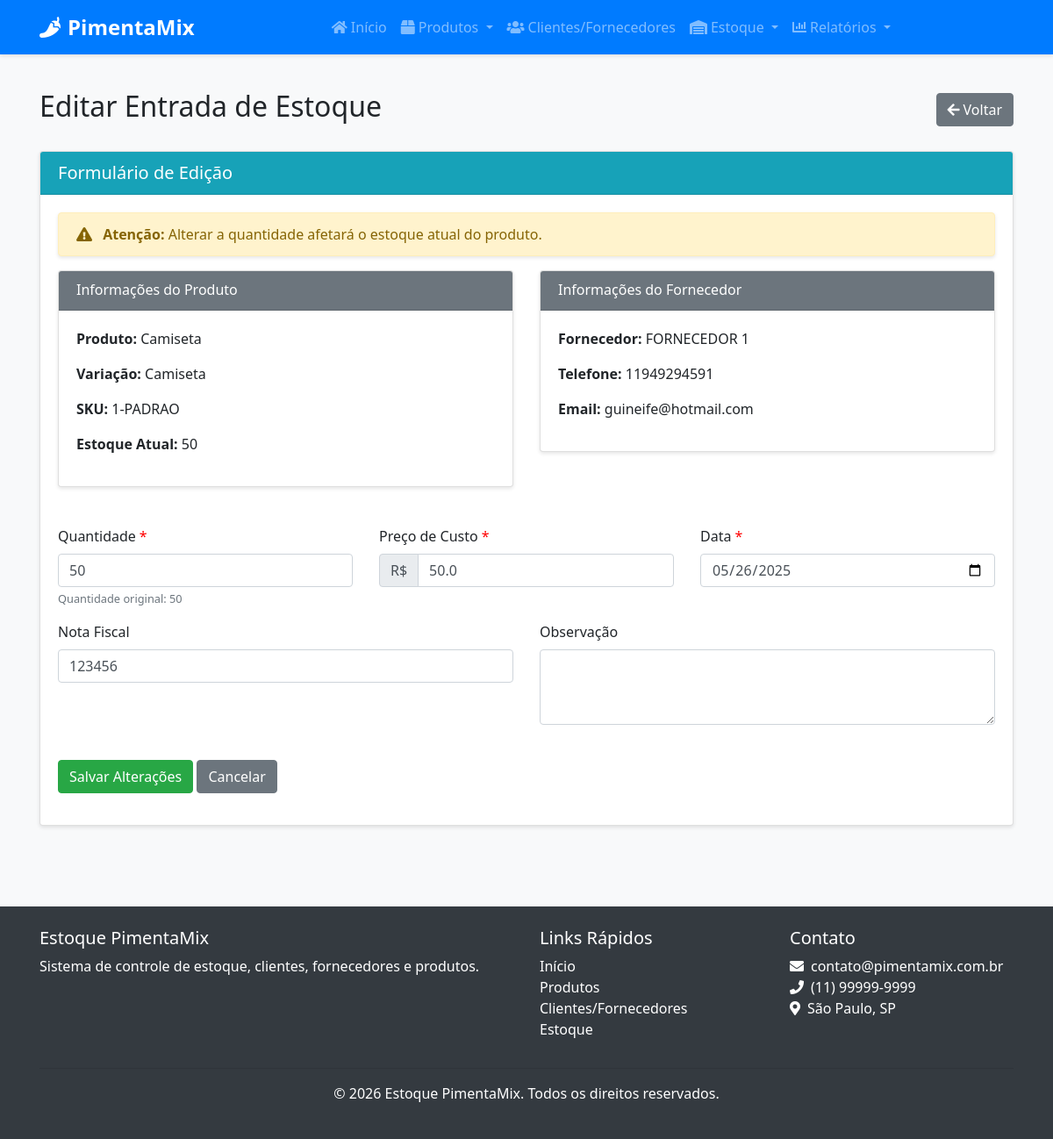
The page /estoque/entradas/1/editar on the database its author committed.
### src/models/produto.py (models this page shows, shortened)
class Produto(db.Model):
    __tablename__ = 'produto'
    id = db.Column(db.Integer, primary_key=True)
    nome = db.Column(db.String(100), nullable=False)
    descricao = db.Column(db.Text, nullable=True)
    sku_base = db.Column(db.String(50), nullable=True, unique=True)
    isbn = db.Column(db.String(20), nullable=True)
    categoria_id = db.Column(db.Integer, db.ForeignKey('categoria.id'), nullable=False)
    fornecedor_id = db.Column(db.Integer, db.ForeignKey('cliente_fornecedor.id'), nullable=True)
    data_cadastro = db.Column(db.DateTime, default=datetime.utcnow)
    variacoes = db.relationship('ProdutoVariacao', backref='produto', lazy=True, cascade="all, delete-orphan")

class ProdutoVariacao(db.Model):
    __tablename__ = 'produto_variacao'
    id = db.Column(db.Integer, primary_key=True)
    produto_id = db.Column(db.Integer, db.ForeignKey('produto.id'), nullable=False)
    nome = db.Column(db.String(100), nullable=False)
    sku = db.Column(db.String(50), nullable=False, unique=True)
    preco_venda = db.Column(db.Float, nullable=False)
    quantidade_atual = db.Column(db.Integer, default=0)
    estoque_minimo = db.Column(db.Integer, default=5)
    eh_padrao = db.Column(db.Boolean, default=False)  # Novo campo para identificar variação padrão
    atributos_valores = db.relationship('AtributoValor', secondary=produto_variacao_atributo_valor,
                                       backref=db.backref('variacoes', lazy=True))
    entradas = db.relationship('EntradaEstoque', backref='variacao', lazy=True)
    saidas = db.relationship('SaidaEstoque', backref='variacao', lazy=True)

### src/models/cliente_fornecedor.py (models this page shows, shortened)
class ClienteFornecedor(db.Model):
    __tablename__ = 'cliente_fornecedor'
    id = db.Column(db.Integer, primary_key=True)
    nome = db.Column(db.String(100), nullable=False)
    razao_social = db.Column(db.String(100), nullable=True)
    nome_fantasia = db.Column(db.String(100), nullable=True)
    cpf_cnpj = db.Column(db.String(20), nullable=True, unique=True)
    email = db.Column(db.String(100), nullable=False)
    telefone = db.Column(db.String(20), nullable=False)
    endereco = db.Column(db.Text, nullable=True)
    observacoes = db.Column(db.Text, nullable=True)
    eh_cliente = db.Column(db.Boolean, default=False)
    eh_fornecedor = db.Column(db.Boolean, default=False)
    data_cadastro = db.Column(db.DateTime, default=datetime.utcnow)
    responsaveis = db.relationship('Responsavel', backref='cliente_fornecedor', lazy=True, cascade="all, delete-orphan")
    contatos = db.relationship('Contato', backref='cliente_fornecedor', lazy=True, cascade="all, delete-orphan")
    produtos_fornecidos = db.relationship('Produto', backref='fornecedor', lazy=True)
    entradas_estoque = db.relationship('EntradaEstoque', backref='fornecedor', lazy=True)
    saidas_estoque = db.relationship('SaidaEstoque', backref='cliente', lazy=True)

### src/models/estoque.py (models this page shows, shortened)
class EntradaEstoque(db.Model):
    __tablename__ = 'entrada_estoque'
    id = db.Column(db.Integer, primary_key=True)
    variacao_id = db.Column(db.Integer, db.ForeignKey('produto_variacao.id'), nullable=False)
    quantidade = db.Column(db.Integer, nullable=False)
    preco_custo = db.Column(db.Float, nullable=False)
    data = db.Column(db.DateTime, default=datetime.utcnow)
    fornecedor_id = db.Column(db.Integer, db.ForeignKey('cliente_fornecedor.id'), nullable=True)
    nota_fiscal = db.Column(db.String(50), nullable=True)
    observacao = db.Column(db.Text, nullable=True)

### src/routes/estoque.py (the view, shortened to what this page needs)
@estoque_bp.route('/entradas/<int:id>/editar', methods=['GET', 'POST'])
def editar_entrada(id):
    entrada = EntradaEstoque.query.get_or_404(id)
    form = EntradaEstoqueEditForm(obj=entrada)
    return render_template('estoque/entrada_edit_form.html', form=form, entrada=entrada)

### src/routes/estoque.py
class EntradaEstoqueEditForm(FlaskForm):
    id = HiddenField('ID')
    quantidade = IntegerField('Quantidade', validators=[DataRequired(message='Quantidade é obrigatória'), NumberRange(min=1, message='Quantidade deve ser maior que zero')])
    preco_custo = FloatField('Preço de Custo', validators=[DataRequired(message='Preço de custo é obrigatório'), NumberRange(min=0, message='Preço deve ser maior ou igual a zero')])
    data = DateField('Data', validators=[DataRequired(message='Data é obrigatória')])
    nota_fiscal = StringField('Nota Fiscal', validators=[Optional()])
    observacao = TextAreaField('Observação', validators=[Optional()])
    submit = SubmitField('Salvar Alterações')

### src/templates/estoque/entrada_edit_form.html (shortened to what this page needs)
{% extends "base.html" %}
{% block content %}
<div class="container">
    <div class="d-flex justify-content-between align-items-center mb-4">
        <h2>Editar Entrada de Estoque</h2>
        <a href="{{ url_for('estoque.entradas') }}" class="btn btn-secondary">
            <i class="fas fa-arrow-left mr-1"></i>Voltar
        </a>
    </div>
    <div class="card">
        <div class="card-header bg-info text-white">
            <h5 class="mb-0">Formulário de Edição</h5>
        </div>
        <div class="card-body">
            <div class="alert alert-warning">
                <i class="fas fa-exclamation-triangle mr-2"></i>
                <strong>Atenção:</strong> Alterar a quantidade afetará o estoque atual do produto.
            </div>
            <div class="row mb-4">
                <div class="col-md-6">
                    <div class="card">
                        <div class="card-header bg-secondary text-white">
                            <h6 class="mb-0">Informações do Produto</h6>
                        </div>
                        <div class="card-body">
                            <p><strong>Produto:</strong> {{ entrada.variacao.produto.nome }}</p>
                            <p><strong>Variação:</strong> {{ entrada.variacao.nome }}</p>
                            <p><strong>SKU:</strong> {{ entrada.variacao.sku }}</p>
                            <p><strong>Estoque Atual:</strong> {{ entrada.variacao.quantidade_atual }}</p>
                        </div>
                    </div>
                </div>
                <div class="col-md-6">
                    <div class="card">
                        <div class="card-header bg-secondary text-white">
                            <h6 class="mb-0">Informações do Fornecedor</h6>
                        </div>
                        <div class="card-body">
                            {% if entrada.fornecedor %}
                                <p><strong>Fornecedor:</strong> {{ entrada.fornecedor.nome }}</p>
                                <p><strong>Telefone:</strong> {{ entrada.fornecedor.telefone or '-' }}</p>
                                <p><strong>Email:</strong> {{ entrada.fornecedor.email or '-' }}</p>
                            {% else %}
                                <p>Nenhum fornecedor associado a esta entrada.</p>
                            {% endif %}
                        </div>
                    </div>
                </div>
            </div>
            <form method="POST">
                <div class="row">
                    <div class="col-md-4">
                        <div class="form-group">
                            <label for="{{ form.quantidade.id }}" class="required-field">Quantidade</label>
                            {{ form.quantidade(class="form-control" + (" is-invalid" if form.quantidade.errors else ""), min="1") }}
                            <small class="form-text text-muted">Quantidade original: {{ entrada.quantidade }}</small>
                        </div>
                    </div>
                    <div class="col-md-4">
                        <div class="form-group">
                            <label for="{{ form.preco_custo.id }}" class="required-field">Preço de Custo</label>
                            <div class="input-group">
                                <div class="input-group-prepend">
                                    <span class="input-group-text">R$</span>
                                </div>
                                {{ form.preco_custo(class="form-control" + (" is-invalid" if form.preco_custo.errors else ""), min="0", step="0.01") }}
                            </div>
                        </div>
                    </div>
                    <div class="col-md-4">
                        <div class="form-group">
                            <label for="{{ form.data.id }}" class="required-field">Data</label>
                            {{ form.data(class="form-control" + (" is-invalid" if form.data.errors else ""), type="date") }}
                        </div>
                    </div>
                </div>
                <div class="row">
                    <div class="col-md-6">
                        <div class="form-group">
                            <label for="{{ form.nota_fiscal.id }}">Nota Fiscal</label>
                            {{ form.nota_fiscal(class="form-control" + (" is-invalid" if form.nota_fiscal.errors else "")) }}
                        </div>
                    </div>
                    <div class="col-md-6">
                        <div class="form-group">
                            <label for="{{ form.observacao.id }}">Observação</label>
                            {{ form.observacao(class="form-control" + (" is-invalid" if form.observacao.errors else ""), rows=3) }}
                        </div>
                    </div>
                </div>
                <div class="form-group mt-4">
                    {{ form.submit(class="btn btn-success") }}
                    <a href="{{ url_for('estoque.entradas') }}" class="btn btn-secondary">Cancelar</a>
                </div>
            </form>
        </div>
    </div>
</div>
{% endblock %}

### src/static/css/style.css (style rules this page uses)
body { font-family: 'Segoe UI', Tahoma, Geneva, Verdana, sans-serif; background-color: #f8f9fa; }
.card { box-shadow: 0 2px 4px rgba(0, 0, 0, 0.1); transition: all 0.3s ease; margin-bottom: 20px; }
.card-header { font-weight: bold; }
.btn i { margin-right: 5px; }
.alert { border-radius: 0.25rem; box-shadow: 0 2px 4px rgba(0, 0, 0, 0.1); }
.required-field::after { content: "*"; color: red; margin-left: 4px; }

### src/templates/estoque/entrada_edit_form.html (style rules this page uses)
.required-field::after { content: "*"; color: red; margin-left: 4px; }

### rows shown on the page
Produto: variacao.produto.nome "Camiseta"
ProdutoVariacao: variacao.nome "Camiseta", variacao.sku "1-PADRAO", variacao.quantidade_atual "50"
ClienteFornecedor: fornecedor.nome "FORNECEDOR 1", fornecedor "11949294591", fornecedor "guineife@hotmail.com"
EntradaEstoque: quantidade "50", preco_custo "50.0", data "05/26/2025", nota_fiscal "123456"
